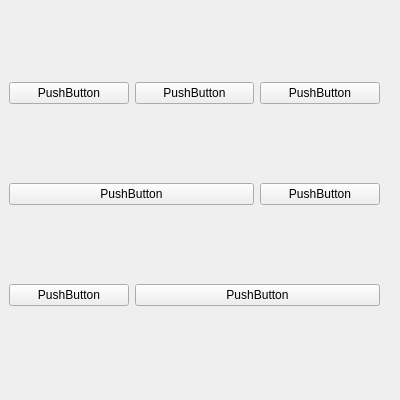
<?xml version="1.0" encoding="UTF-8"?>
<ui version="4.0">
 <class>Form</class>
 <widget class="QWidget" name="Form">
  <property name="geometry">
   <rect>
    <x>0</x>
    <y>0</y>
    <width>400</width>
    <height>400</height>
   </rect>
  </property>
  <property name="minimumSize">
   <size>
    <width>400</width>
    <height>400</height>
   </size>
  </property>
  <property name="maximumSize">
   <size>
    <width>400</width>
    <height>400</height>
   </size>
  </property>
  <property name="windowTitle">
   <string>Form</string>
  </property>
  <widget class="QWidget" name="gridLayoutWidget">
   <property name="geometry">
    <rect>
     <x>9</x>
     <y>9</y>
     <width>371</width>
     <height>371</height>
    </rect>
   </property>
   <layout class="QGridLayout" name="gridLayout">
    <item row="0" column="1">
     <widget class="QPushButton" name="pushButton">
      <property name="text">
       <string>PushButton</string>
      </property>
     </widget>
    </item>
    <item row="0" column="2">
     <widget class="QPushButton" name="pushButton_5">
      <property name="text">
       <string>PushButton</string>
      </property>
     </widget>
    </item>
    <item row="0" column="0">
     <widget class="QPushButton" name="pushButton_3">
      <property name="text">
       <string>PushButton</string>
      </property>
     </widget>
    </item>
    <item row="2" column="0">
     <widget class="QPushButton" name="pushButton_7">
      <property name="text">
       <string>PushButton</string>
      </property>
     </widget>
    </item>
    <item row="1" column="0" colspan="2">
     <widget class="QPushButton" name="pushButton_4">
      <property name="text">
       <string>PushButton</string>
      </property>
     </widget>
    </item>
    <item row="1" column="2">
     <widget class="QPushButton" name="pushButton_6">
      <property name="text">
       <string>PushButton</string>
      </property>
     </widget>
    </item>
    <item row="2" column="1" colspan="2">
     <widget class="QPushButton" name="pushButton_8">
      <property name="text">
       <string>PushButton</string>
      </property>
     </widget>
    </item>
   </layout>
  </widget>
 </widget>
 <resources/>
 <connections/>
</ui>
